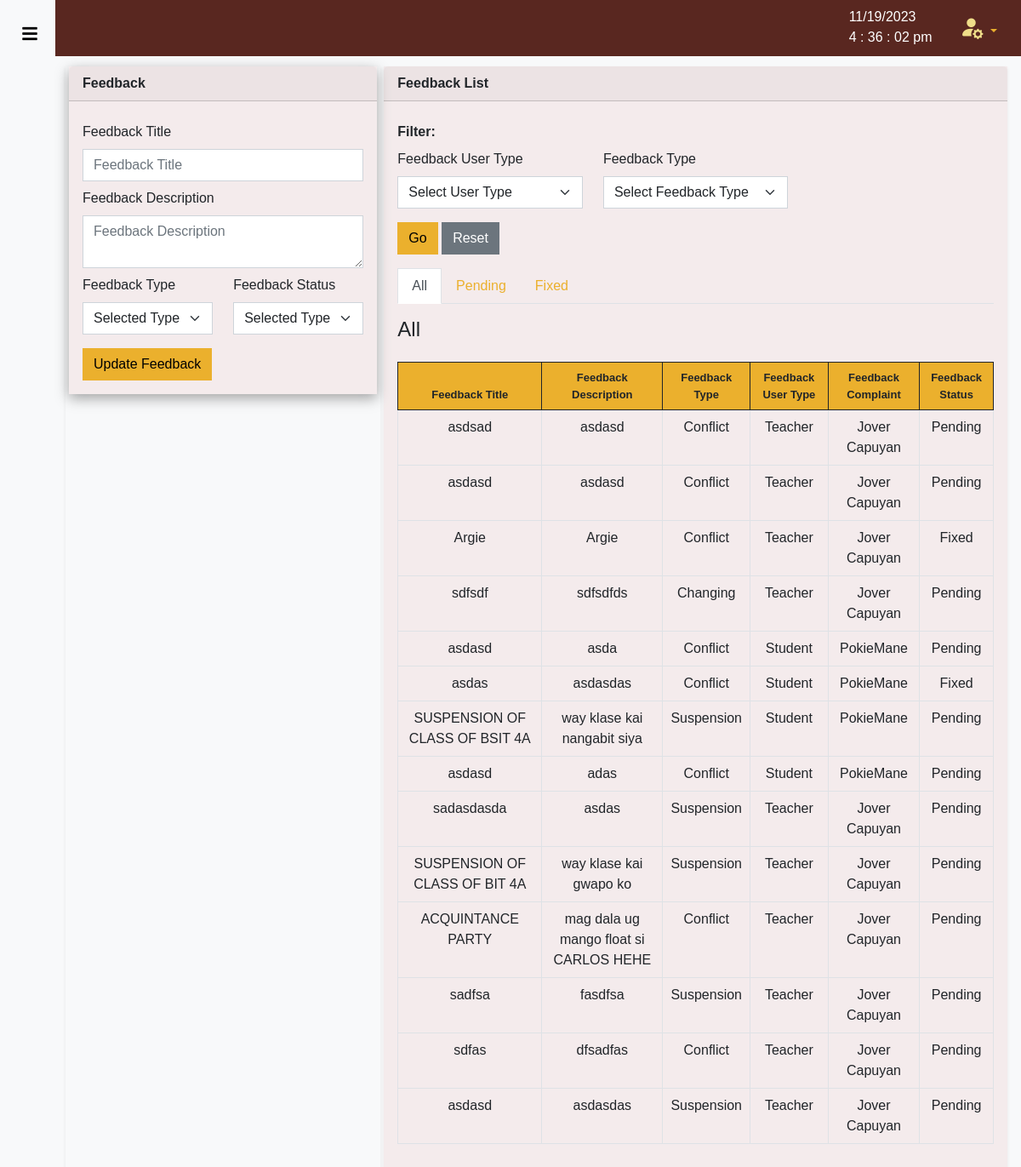
The app's page /admin/feedback.php (signed in) with its own data.
### tables this page shows
CREATE TABLE `feedback` (
  `feedback_id` int(11) NOT NULL,
  `feedback_title` varchar(255) NOT NULL,
  `feedback_desc` varchar(255) NOT NULL,
  `feedback_type` varchar(255) NOT NULL,
  `feedback_status` varchar(255) NOT NULL,
  `feedback_user_type` varchar(255) NOT NULL,
  `feedback_user_name_from` varchar(255) NOT NULL
);

### admin/feedback.php (the view, shortened to what this page needs)
<?php
include_once("../data/database.php");
if ($_SESSION["user_type"] != "Admin") {
    session_start();
    session_unset();
    session_destroy();
    header("Location: ../index.php");
} else {
    $retrieve_feedback = $conn->prepare("
    SELECT * FROM feedback");
    $retrieve_feedback->execute([]);
}
?>
<!DOCTYPE html>
<html lang="en">
<head>
    <link rel="stylesheet" href="..//css//main.min.css">
    <link rel="stylesheet" href="https://cdn.jsdelivr.net/npm/bootstrap-icons@1.10.4/font/bootstrap-icons.css">
    <link rel="stylesheet" href="..//css//nstyle.css? <?php echo time(); ?>">
</head>
<body class="bg-light">
    <div class="container-fluid p-0 d-flex" style="overflow-x: hidden;">
        <?php include_once("../Components/admin_Sidebar.php") ?>
        <div class="position-relative main-content" id="plot-content" style="width: 100%;">
            <?php include_once("../Components/admin_NavBar.php") ?>
            <div class="row g-2 px-3 my-1">
                <div class="col-lg-4 col-12 shadow-sm">
                    <div class="card rounded-0 border-0">
                        <div class="card-header">
                            <strong>Feedback</strong>
                        </div>
                        <div class="card-body">
                            <form id="update-feedback">
                                <div class="row">
                                    <div class="mt-2">
                                        <label class="form-label">Feedback Title</label>
                                        <input type="text" class="form-control shadow-none rounded-0"
                                            placeholder="Feedback Title" name="feedback_title">
                                    </div>
                                    <div class="mt-2">
                                        <label class="form-label">Feedback Description</label>
                                        <textarea type="text" class="form-control shadow-none rounded-0"
                                            placeholder="Feedback Description" name="feedback_desc"></textarea>
                                    </div>
                                    <div class="mt-2 col-4 col-lg-6">
                                        <label class="form-label">Feedback Type</label>
                                        <select name="feedback_type" id="feedback_type"
                                            class="form-select rounded-0 shadow-none">
                                            <option value="Selected Type" selected>Selected Type</option>
                                        </select>
                                    </div>
                                    <div class="mt-2 col-4 col-lg-6">
                                        <label class="form-label">Feedback Status</label>
                                        <select name="feedback_type" id="feedback_type"
                                            class="form-select rounded-0 shadow-none">
                                            <option value="Selected Feedback Status" selected>Selected Type</option>
                                        </select>
                                    </div>
                                    <div class="mt-3">
                                        <button type="submit" class="btn btn-primary shadown-none rounded-0"
                                            id="add-feedback-btn-teacher">Update Feedback</button>
                                    </div>
                                </div>
                            </form>
                        </div>
                    </div>
                </div>
                <div class="col-lg-8 col-12">
                    <div class="card shadow-sm rounded-0 border-0">
                        <div class="card-header">
                            <strong>Feedback List</strong>
                        </div>
                        <div class="card-body">
                            <div class="my-2">
                                <form id="feedback-form-filter">
                                    <div class="col-lg col col-12">
                                        <strong class="pe-2">Filter:</strong>
                                    </div>
                                    <div class="row">
                                        <div class="mt-2 col-lg-4 col-6">
                                            <label class="form-label" for="feedback_user_type_admin_filter">Feedback
                                                User Type</label>
                                            <select name="feedback_type_admin_filter" id="feedback_user_type_admin"
                                                class="form-select shadow-none rounded-0">
                                                <option value="Select User Type" selected>Select User Type</option>
                                            </select>
                                        </div>
                                        <div class="mt-2 col-lg-4 col-6">
                                            <label class="form-label" for="feedback_type_admin">Feedback Type</label>
                                            <select name="feedback_type_admin_filter" id="feedback_type_admin_filter"
                                                class="form-select shadow-none rounded-0">
                                                <option value="Select Feedback Type" selected>Select Feedback Type
                                                </option>
                                            </select>
                                        </div>
                                    </div>
                                    <div class="col-6 col col-lg-4 mt-3">
                                        <button type="submit" class="btn btn-primary shadown-none rounded-0"
                                            id="feedback-btn-filter">Go</button>
                                        <button type="button" class="btn btn-secondary shadown-none rounded-0"
                                            id="reset-feedback-filter-btn">Reset</button>
                                    </div>
                                </form>
                                <ul class="nav nav-tabs mt-3">
                                    <li class="nav-item" role="presentation">
                                        <button class="nav-link nav-link-table rounded-0 active"
                                            id="all-table-tab-feedback" data-bs-toggle="tab"
                                            data-bs-target="#all-table-tab-pane-feedback" type="button" role="tab"
                                            aria-controls="all-table-tab-pane-feedback"
                                            aria-selected="true">All</button>
                                    </li>
                                    <li class="nav-item" role="presentation">
                                        <button class="nav-link nav-link-table rounded-0"
                                            id="not-completed-table-tab-feedback" data-bs-toggle="tab"
                                            data-bs-target="#not-completed-table-tab-pane-feedback" type="button"
                                            role="tab" aria-controls="not-completed-table-tab-pane-feedback"
                                            aria-selected="false">Pending</button>
                                    </li>
                                    <li class="nav-item" role="presentation">
                                        <button class="nav-link nav-link-table rounded-0"
                                            id="completed-table-tab-feedback" data-bs-toggle="tab"
                                            data-bs-target="#completed-table-tab-pane-feedback" type="button" role="tab"
                                            aria-controls="completed-table-tab-pane-feedback"
                                            aria-selected="false">Fixed</button>
                                    </li>
                                </ul>
                                <div class="tab-content" id="myTabContent">
                                    <div class="tab-pane fade show active" id="all-table-tab-pane-feedback"
                                        role="tabpanel" aria-labelledby="all-table-tab-feedback" tabindex="0">
                                        <div class="my-3 d-flex align-items-center">
                                            <h4>All</h4>
                                        </div>
                                        <div class="my-2 table-responsive">
                                            <table id="datatable-feedback" class="table table-bordered">
                                                <thead class="bg-primary">
                                                    <tr class="text-center border-dark" style='font-size: 13px;'>
                                                        <th>Feedback Title</th>
                                                        <th>Feedback Description</th>
                                                        <th>Feedback Type</th>
                                                        <th>Feedback User Type</th>
                                                        <th>Feedback Complaint</th>
                                                        <th>Feedback Status</th>
                                                    </tr>
                                                </thead>
                                                <tbody>
                                                    <?php
                                                    while ($row = $retrieve_feedback->fetch()) {
                                                        echo '
                                                            <tr class="text-center">
                                                                <td>' . $row["feedback_title"] . '</td>
                                                                <td>' . $row["feedback_desc"] . '</td>
                                                                <td>' . $row["feedback_type"] . '</td>
                                                                <td>' . $row["feedback_user_type"] . '</td>
                                                                <td>' . $row["feedback_user_name_from"] . '</td>
                                                                <td>' . $row["feedback_status"] . '</td>
                                                                </tr>
                                                        ';
                                                    }
                                                    ?>
                                                </tbody>
                                            </table>
                                        </div>
                                    </div>
                                </div>
                            </div>
                        </div>
                    </div>
                </div>
            </div>
        </div>
    </div>
</body>
</html>

### css/nstyle.css (style rules this page uses)
#plot-content, #add-plot-content, #print-content { margin-left: 65px; }
td { text-align: center; padding: 10px 20px; position: relative; }
table { border-spacing: 0; border-collapse: collapse; }
.main-content { margin-left: 110px; flex: 1; }
.my-2 { overflow-y:auto; }
.card { background-color: rgba(224, 183, 183, 0.212); box-shadow: 0 5px 15px rgba(0, 0, 0, 0.35); }

### css/side.css (style rules this page uses)
* { margin: 0; padding: 0; box-sizing: border-box; font-family: "Poppins", sans-serif; }

### records on screen
feedback: feedback_title "asdsad", feedback_desc "asdasd", feedback_type "Conflict", feedback_user_type "Teacher", feedback_user_name_from "Jover Capuyan", feedback_status "Pending"
feedback: feedback_title "asdasd", feedback_desc "asdasd", feedback_type "Conflict", feedback_user_type "Teacher", feedback_user_name_from "Jover Capuyan", feedback_status "Pending"
feedback: feedback_title "Argie", feedback_desc "Argie", feedback_type "Conflict", feedback_user_type "Teacher", feedback_user_name_from "Jover Capuyan", feedback_status "Fixed"
feedback: feedback_title "sdfsdf", feedback_desc "sdfsdfds", feedback_type "Changing", feedback_user_type "Teacher", feedback_user_name_from "Jover Capuyan", feedback_status "Pending"
feedback: feedback_title "asdasd", feedback_desc "asda", feedback_type "Conflict", feedback_user_type "Student", feedback_user_name_from "PokieMane", feedback_status "Pending"
feedback: feedback_title "asdas", feedback_desc "asdasdas", feedback_type "Conflict", feedback_user_type "Student", feedback_user_name_from "PokieMane", feedback_status "Fixed"
feedback: feedback_title "SUSPENSION OF CLASS OF BSIT 4A", feedback_desc "way klase kai nangabit siya", feedback_type "Suspension", feedback_user_type "Student", feedback_user_name_from "PokieMane", feedback_status "Pending"
feedback: feedback_title "asdasd", feedback_desc "adas", feedback_type "Conflict", feedback_user_type "Student", feedback_user_name_from "PokieMane", feedback_status "Pending"
feedback: feedback_title "sadasdasda", feedback_desc "asdas", feedback_type "Suspension", feedback_user_type "Teacher", feedback_user_name_from "Jover Capuyan", feedback_status "Pending"
feedback: feedback_title "SUSPENSION OF CLASS OF BIT 4A", feedback_desc "way klase kai gwapo ko", feedback_type "Suspension", feedback_user_type "Teacher", feedback_user_name_from "Jover Capuyan", feedback_status "Pending"
feedback: feedback_title "ACQUINTANCE PARTY", feedback_desc "mag dala ug mango float si CARLOS HEHE", feedback_type "Conflict", feedback_user_type "Teacher", feedback_user_name_from "Jover Capuyan", feedback_status "Pending"
feedback: feedback_title "sadfsa", feedback_desc "fasdfsa", feedback_type "Suspension", feedback_user_type "Teacher", feedback_user_name_from "Jover Capuyan", feedback_status "Pending"
feedback: feedback_title "sdfas", feedback_desc "dfsadfas", feedback_type "Conflict", feedback_user_type "Teacher", feedback_user_name_from "Jover Capuyan", feedback_status "Pending"
feedback: feedback_title "asdasd", feedback_desc "asdasdas", feedback_type "Suspension", feedback_user_type "Teacher", feedback_user_name_from "Jover Capuyan", feedback_status "Pending"
